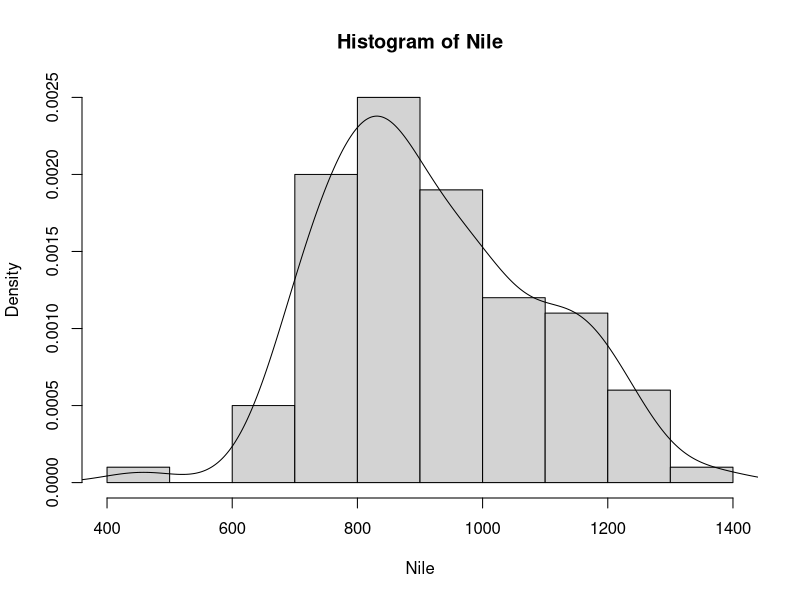

Generate this figure with R:
va <- 1
va <- 2
va = 3
4 -> VA
cat('결과는 ', va)
print(va)
a <- 1
a <- 2
b <- 3

# 데이터 유형
kbs <- 9 # scalar는 지원x, 기본 vactor
object.size(kbs) # 56 bytes
typeof(kbs) # double
typeof(3) # double
typeof(3.14) # double
is(kbs) # 데이터 유형 출력
mbc <- as.integer(kbs) # 형변환
is(kbs)
typeof(kbs)
mbc <- 9L
is(mbc)

ss <- '홍길동'
typeof(ss)
is(ss)

b <- TRUE # 타입: logical
is(b)
b <- T

# vector가 기본 값 : character, logical, numeric(integer)

typeof(NA) # logical
aa <- NA # 결측 데이터(값이 입력되지 않은 상태)
aa 
is(aa)

sum(2, 3) # 5
sum(2, 3, NA) # NA
sum(2, 3 ,NA, na.rm = T) # 5

typeof(NULL) # 데이터 값이 없음. 값으로 인식되지x
sum(2, 3, NULL) # 5

typeof(NaN) # 수학적으로 정의되자 않은 값
sum(2, 3, NaN) #  NaN


typeof(Inf)
0 / 0 
0 * Inf
Inf - Inf

length(NA) # 1
length(NaN) # 1
length(NULL) # 0

z <- 5.3 - 3i
z

is(z) # vector(일차원)

f <- function(){
  return('good')
}
f() # good

is(f)
typeof(f) # closure

# x <- 123.4
# x <- 123
x <- FALSE
cat(mode(x), class(x), typeof(x)) 
# numeric numeric double
# logical logical logical

ls() # 현재 사용중인 객체 목록
ls.str() # 변수 확인
# rm(aa) # 변수 지우기
# rm(list=ls()) # 전체 삭제
gc() # 메모리를 해제하는것

# ㅡㅡㅡㅡㅡㅡㅡㅡㅡㅡㅡㅡㅡㅡㅡㅡㅡㅡㅡㅡ
# package : 데이터 + 함수 + 알고리즘 꾸러미

available.packages()
dim(available.packages())

install.packages("plyr")
library(plyr)
ls("package:plyr")
data(package="plyr")
baseball

remove.packages("plyr")

# 기본 dataset : 연습용 dataset이 제공
data()

head(Nile)
tail(Nile, 3)

hist(Nile, freq = F)
lines(density(Nile))

help("hist")
? hist

? mean # 도움말
x <- c(0:10, 50)
xm <- mean(x)
c(xm, mean(x, trim = 0.10))

getwd() # 현재 위치

head(iris, 3) # 중요
# 이미지분류 mnist

















